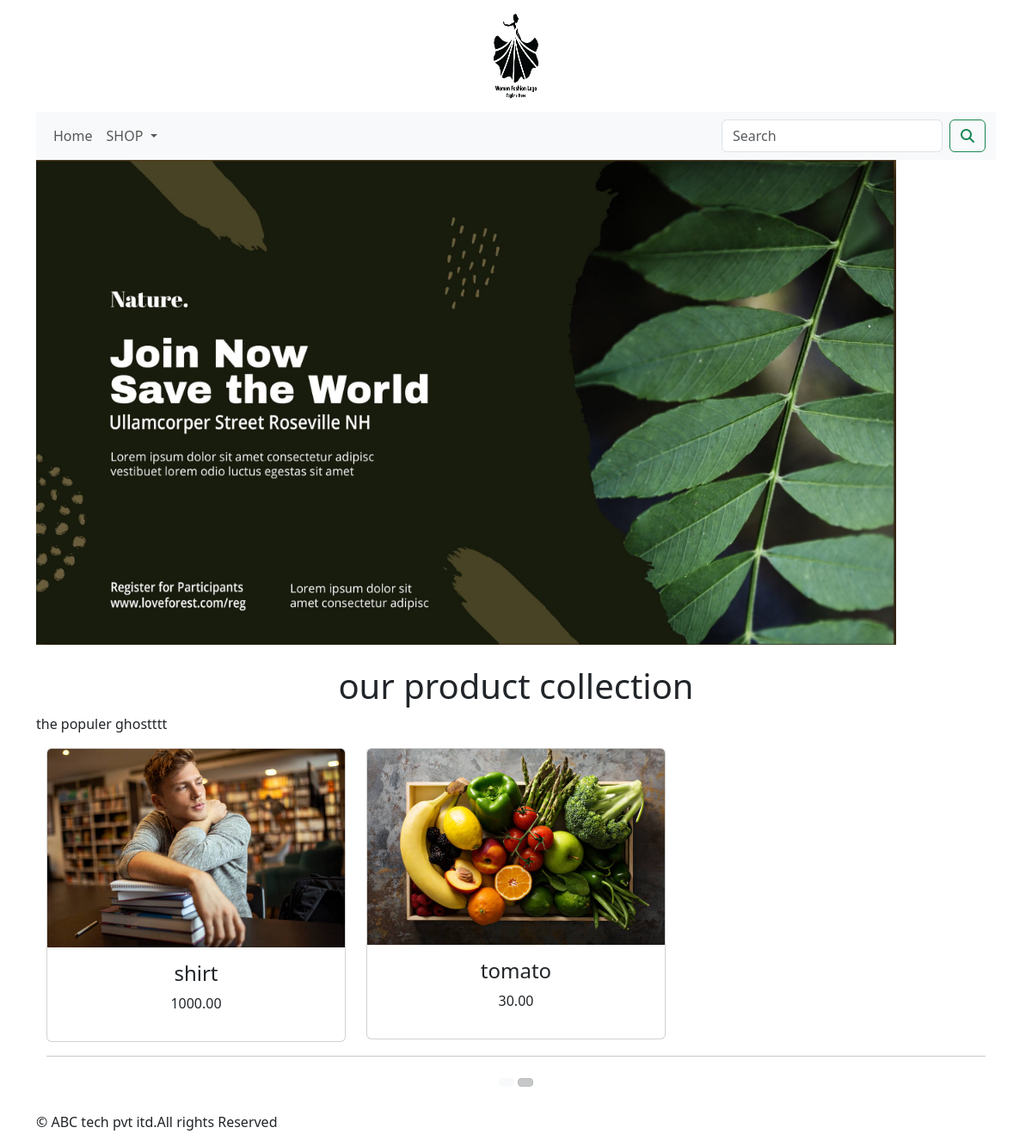
Screenshot of /shop/?page=2 with the database file from the repository.
### shop/models.py (models this page shows, shortened)
class Product(models.Model):
    name=models.CharField(max_length=250,unique=True)
    slug=models.SlugField(max_length=250,unique=True)
    description=models.TextField(blank=True)
    price=models.DecimalField(max_digits=10,decimal_places=2)
    category=models.ForeignKey(Category,on_delete=models.CASCADE)
    image=models.ImageField(upload_to='product',blank=True)
    stock=models.IntegerField()
    available=models.BooleanField(default=True)
    created=models.DateTimeField(auto_now_add=True)
    updated=models.DateTimeField(auto_now=True)
    def get_url(self):
        return reverse('shop:prodCatdetail',args=[self.category.slug,self.slug])
    class Meta:
        ordering=('name',)
        verbose_name='product'
        verbose_name_plural='products'

### shop/views.py (the view)
# urls.py: path('',views.allProdCat,name='allProdCat'),
def allProdCat(request,c_slug=None):
    c_page=None
    products_list=None
    if c_slug!=None:
        c_page=get_object_or_404(Category,slug=c_slug)
        products_list=Product.objects.all().filter(category=c_page,available=True)
    else:
        products_list=Product.objects.all().filter(available=True)
    paginator=Paginator(products_list,6)
    try:
        page=int(request.GET.get('page','1'))
    except:
        page=1
    try:
        products=paginator.page(page)
    except (EmptyPage,InvalidPage):
        products=paginator.page(paginator.num_pages)
    return  render(request,"category.html",{'category':c_page,'products':products})

### cart/context_processors.py (called while the page is built)
def counter(request):
    item_count=0
    if 'admin' in request.path:
        return {}
    else:
        try:
            cart=Cart.objects.filter(cart_id=_cart_id(request))
            cart_items=Cartitem.objects.all().filter(cart=cart[:1])
            for cart_item in cart_items:
                item_count += cart_item.quantity
        except Cart.DoesNotExist:
            item_count =0
    return dict(item_count=item_count)

### cart/views.py (called while the page is built)
def _cart_id(request):
    cart=request.session.session_key
    if not cart:
        cart=request.session.create()
    return cart

### shop/context_processors.py (called while the page is built)
def menu_links(request):
    links=Category.objects.all()
    return dict(links=links)

### shop/models.py (called while the page is built)
    def get_url(self):
        return reverse('shop:products_by_category',args=[self.slug])

### templates/category.html (shortened to what this page needs)
{% extends 'base.html' %}
{% load static %}
{% block content %}
<div class="mx_auto">
    {% if category %}
    <img class="my_image"src="{{category.image.url}}" alt="{{category.name}}">
</div>
     <br>
<div>
    <h1 class="text-center my_title">{{category.name}}</h1>
    <P class="text-justify">{{category.description}}</P>
</div>
      {% else %}
<div>
    <img class="my_image my_image_padding" src="{% static 'img/banner.png' %}" alt="our products" width="1000px;">
</div>
<br>
<div>
     <h1 class="text-center my_title"> our product collection</h1>
     <p class="text-justify"> the populer ghostttt</p>
</div>
     {% endif %}
<div class="container">
 <div class="row mx_auto">
     {% for product in products.object_list %}
     <div class="my_bottom_margi col-9 col-sm-12 col-md-4  xol-lg-4">
      <div class="card text-center" style="min-width:18rem:">
         <a href="{{product.get_url}}"><img class="card-img-top my_image" src="{{product.image.url}}" alt="{{product.name}}"></a>
    <div class="card-body">
        <h4>{{product.name}}</h4>
        <p>{{product.price}}</p>
    </div>
</div>
</div>
{% endfor %}
</div>
 <div  class="mx-auto">
 {% if products.paginator.num_pages > 1 %}
 <hr>
 <div class="text-center">
     {% for pg in products.paginator.page_range %}
     <a href="?page={{pg}}" class="btn btn-light btn-sm{% if products.number == pg %} active {% endif %}"}{{pg}}></a>
   {% endfor %}
 </div>
     {% endif %}
 </div>
    <br>
</div>
{% endblock %}

### rows the page displays
Product: image (picture), name "shirt", price "1000.00"
Product: image (picture), name "tomato", price "30.00"
